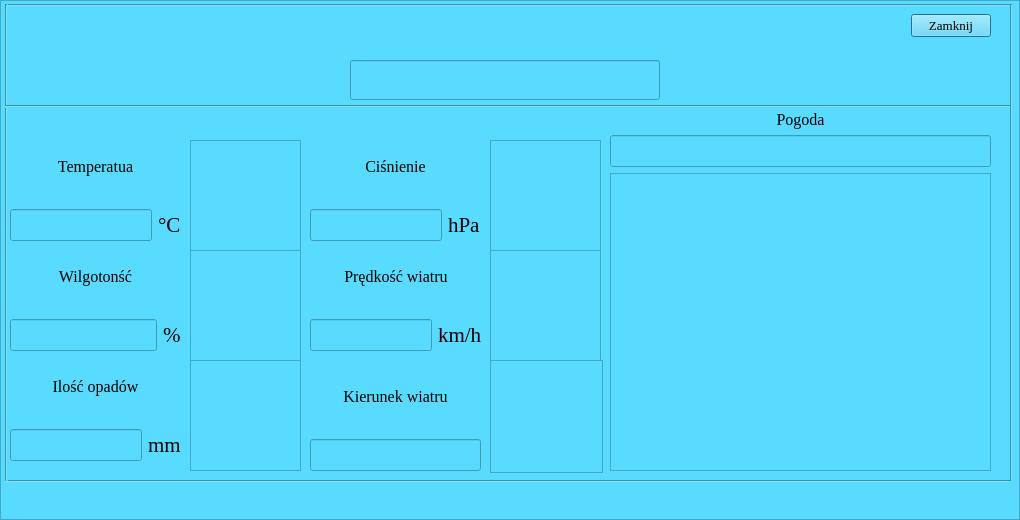
<?xml version="1.0" encoding="UTF-8"?>
<ui version="4.0">
 <class>drugieOkno</class>
 <widget class="QDialog" name="drugieOkno">
  <property name="windowModality">
   <enum>Qt::ApplicationModal</enum>
  </property>
  <property name="geometry">
   <rect>
    <x>0</x>
    <y>0</y>
    <width>1020</width>
    <height>520</height>
   </rect>
  </property>
  <property name="windowTitle">
   <string>Dialog</string>
  </property>
  <widget class="QFrame" name="frame">
   <property name="geometry">
    <rect>
     <x>0</x>
     <y>0</y>
     <width>1020</width>
     <height>520</height>
    </rect>
   </property>
   <property name="styleSheet">
    <string notr="true">background-color: rgb(88, 219, 255);</string>
   </property>
   <property name="frameShape">
    <enum>QFrame::StyledPanel</enum>
   </property>
   <property name="frameShadow">
    <enum>QFrame::Raised</enum>
   </property>
   <widget class="QWidget" name="horizontalLayoutWidget">
    <property name="geometry">
     <rect>
      <x>10</x>
      <y>10</y>
      <width>981</width>
      <height>31</height>
     </rect>
    </property>
    <layout class="QHBoxLayout" name="horizontalLayout">
     <item>
      <widget class="QLabel" name="label_czas">
       <property name="font">
        <font>
         <family>Times New Roman</family>
         <pointsize>10</pointsize>
        </font>
       </property>
       <property name="text">
        <string/>
       </property>
      </widget>
     </item>
     <item>
      <spacer name="horizontalSpacer">
       <property name="orientation">
        <enum>Qt::Horizontal</enum>
       </property>
       <property name="sizeHint" stdset="0">
        <size>
         <width>40</width>
         <height>20</height>
        </size>
       </property>
      </spacer>
     </item>
     <item>
      <widget class="QPushButton" name="buttonZamknij">
       <property name="font">
        <font>
         <family>Times New Roman</family>
         <pointsize>10</pointsize>
        </font>
       </property>
       <property name="styleSheet">
        <string notr="true"/>
       </property>
       <property name="text">
        <string>Zamknij</string>
       </property>
      </widget>
     </item>
    </layout>
   </widget>
   <widget class="QWidget" name="verticalLayoutWidget">
    <property name="geometry">
     <rect>
      <x>10</x>
      <y>140</y>
      <width>171</width>
      <height>111</height>
     </rect>
    </property>
    <layout class="QVBoxLayout" name="verticalLayout_2">
     <item>
      <widget class="QLabel" name="label_2">
       <property name="font">
        <font>
         <family>Times New Roman</family>
         <pointsize>12</pointsize>
        </font>
       </property>
       <property name="text">
        <string>Temperatua</string>
       </property>
       <property name="alignment">
        <set>Qt::AlignCenter</set>
       </property>
      </widget>
     </item>
     <item>
      <layout class="QHBoxLayout" name="horizontalLayout_2">
       <item>
        <widget class="QLineEdit" name="lineEditTemperaruta">
         <property name="font">
          <font>
           <family>Times New Roman</family>
           <pointsize>16</pointsize>
          </font>
         </property>
         <property name="alignment">
          <set>Qt::AlignBottom|Qt::AlignHCenter</set>
         </property>
        </widget>
       </item>
       <item>
        <widget class="QLabel" name="label_8">
         <property name="font">
          <font>
           <family>Times New Roman</family>
           <pointsize>16</pointsize>
          </font>
         </property>
         <property name="text">
          <string>°C</string>
         </property>
        </widget>
       </item>
      </layout>
     </item>
    </layout>
   </widget>
   <widget class="QGraphicsView" name="graphicsViewTemp">
    <property name="geometry">
     <rect>
      <x>190</x>
      <y>140</y>
      <width>111</width>
      <height>111</height>
     </rect>
    </property>
   </widget>
   <widget class="QWidget" name="verticalLayoutWidget_2">
    <property name="geometry">
     <rect>
      <x>310</x>
      <y>140</y>
      <width>171</width>
      <height>111</height>
     </rect>
    </property>
    <layout class="QVBoxLayout" name="verticalLayout_7">
     <item>
      <widget class="QLabel" name="label_3">
       <property name="font">
        <font>
         <family>Times New Roman</family>
         <pointsize>12</pointsize>
        </font>
       </property>
       <property name="text">
        <string>Ciśnienie</string>
       </property>
       <property name="alignment">
        <set>Qt::AlignCenter</set>
       </property>
      </widget>
     </item>
     <item>
      <layout class="QHBoxLayout" name="horizontalLayout_4">
       <item>
        <widget class="QLineEdit" name="lineEditCisnienie">
         <property name="font">
          <font>
           <family>Times New Roman</family>
           <pointsize>16</pointsize>
          </font>
         </property>
         <property name="alignment">
          <set>Qt::AlignCenter</set>
         </property>
        </widget>
       </item>
       <item>
        <widget class="QLabel" name="label_10">
         <property name="font">
          <font>
           <family>Times New Roman</family>
           <pointsize>16</pointsize>
          </font>
         </property>
         <property name="text">
          <string>hPa</string>
         </property>
        </widget>
       </item>
      </layout>
     </item>
    </layout>
   </widget>
   <widget class="QGraphicsView" name="graphicsViewCis">
    <property name="geometry">
     <rect>
      <x>490</x>
      <y>140</y>
      <width>111</width>
      <height>111</height>
     </rect>
    </property>
   </widget>
   <widget class="QWidget" name="verticalLayoutWidget_3">
    <property name="geometry">
     <rect>
      <x>10</x>
      <y>250</y>
      <width>171</width>
      <height>111</height>
     </rect>
    </property>
    <layout class="QVBoxLayout" name="verticalLayout_8">
     <item>
      <widget class="QLabel" name="label_4">
       <property name="font">
        <font>
         <family>Times New Roman</family>
         <pointsize>12</pointsize>
        </font>
       </property>
       <property name="text">
        <string>Wilgotonść</string>
       </property>
       <property name="alignment">
        <set>Qt::AlignCenter</set>
       </property>
      </widget>
     </item>
     <item>
      <layout class="QHBoxLayout" name="horizontalLayout_5">
       <item>
        <widget class="QLineEdit" name="lineEditWilgotnosc">
         <property name="font">
          <font>
           <family>Times New Roman</family>
           <pointsize>16</pointsize>
          </font>
         </property>
         <property name="alignment">
          <set>Qt::AlignCenter</set>
         </property>
        </widget>
       </item>
       <item>
        <widget class="QLabel" name="label_9">
         <property name="font">
          <font>
           <family>Times New Roman</family>
           <pointsize>16</pointsize>
          </font>
         </property>
         <property name="text">
          <string>%</string>
         </property>
        </widget>
       </item>
      </layout>
     </item>
    </layout>
   </widget>
   <widget class="QGraphicsView" name="graphicsViewWilg">
    <property name="geometry">
     <rect>
      <x>190</x>
      <y>250</y>
      <width>111</width>
      <height>111</height>
     </rect>
    </property>
   </widget>
   <widget class="QWidget" name="verticalLayoutWidget_4">
    <property name="geometry">
     <rect>
      <x>310</x>
      <y>250</y>
      <width>172</width>
      <height>111</height>
     </rect>
    </property>
    <layout class="QVBoxLayout" name="verticalLayout_9">
     <item>
      <widget class="QLabel" name="label">
       <property name="font">
        <font>
         <family>Times New Roman</family>
         <pointsize>12</pointsize>
        </font>
       </property>
       <property name="text">
        <string>Prędkość wiatru</string>
       </property>
       <property name="alignment">
        <set>Qt::AlignCenter</set>
       </property>
      </widget>
     </item>
     <item>
      <layout class="QHBoxLayout" name="horizontalLayout_6">
       <item>
        <widget class="QLineEdit" name="linePredkoscWiatru">
         <property name="font">
          <font>
           <family>Times New Roman</family>
           <pointsize>16</pointsize>
          </font>
         </property>
         <property name="alignment">
          <set>Qt::AlignCenter</set>
         </property>
        </widget>
       </item>
       <item>
        <widget class="QLabel" name="label_11">
         <property name="font">
          <font>
           <family>Times New Roman</family>
           <pointsize>16</pointsize>
          </font>
         </property>
         <property name="text">
          <string>km/h</string>
         </property>
        </widget>
       </item>
      </layout>
     </item>
    </layout>
   </widget>
   <widget class="QGraphicsView" name="graphicsViewPrW">
    <property name="geometry">
     <rect>
      <x>490</x>
      <y>250</y>
      <width>111</width>
      <height>111</height>
     </rect>
    </property>
   </widget>
   <widget class="QWidget" name="verticalLayoutWidget_5">
    <property name="geometry">
     <rect>
      <x>10</x>
      <y>360</y>
      <width>171</width>
      <height>111</height>
     </rect>
    </property>
    <layout class="QVBoxLayout" name="verticalLayout_10">
     <item>
      <widget class="QLabel" name="label_5">
       <property name="font">
        <font>
         <family>Times New Roman</family>
         <pointsize>12</pointsize>
        </font>
       </property>
       <property name="text">
        <string>Ilość opadów</string>
       </property>
       <property name="alignment">
        <set>Qt::AlignCenter</set>
       </property>
      </widget>
     </item>
     <item>
      <layout class="QHBoxLayout" name="horizontalLayout_9">
       <item>
        <widget class="QLineEdit" name="lineEditIloscOpadow">
         <property name="font">
          <font>
           <family>Times New Roman</family>
           <pointsize>16</pointsize>
          </font>
         </property>
         <property name="alignment">
          <set>Qt::AlignCenter</set>
         </property>
        </widget>
       </item>
       <item>
        <widget class="QLabel" name="label_12">
         <property name="font">
          <font>
           <family>Times New Roman</family>
           <pointsize>16</pointsize>
          </font>
         </property>
         <property name="text">
          <string>mm</string>
         </property>
        </widget>
       </item>
      </layout>
     </item>
    </layout>
   </widget>
   <widget class="QGraphicsView" name="graphicsViewOpad">
    <property name="geometry">
     <rect>
      <x>190</x>
      <y>360</y>
      <width>111</width>
      <height>111</height>
     </rect>
    </property>
   </widget>
   <widget class="QWidget" name="verticalLayoutWidget_6">
    <property name="geometry">
     <rect>
      <x>310</x>
      <y>360</y>
      <width>171</width>
      <height>111</height>
     </rect>
    </property>
    <layout class="QVBoxLayout" name="verticalLayout_12">
     <item>
      <widget class="QLabel" name="label_7">
       <property name="font">
        <font>
         <family>Times New Roman</family>
         <pointsize>12</pointsize>
        </font>
       </property>
       <property name="text">
        <string>Kierunek wiatru</string>
       </property>
       <property name="alignment">
        <set>Qt::AlignCenter</set>
       </property>
      </widget>
     </item>
     <item>
      <layout class="QHBoxLayout" name="horizontalLayout_10">
       <item>
        <widget class="QLineEdit" name="lineEditKierunekWiatru">
         <property name="font">
          <font>
           <family>Times New Roman</family>
           <pointsize>16</pointsize>
          </font>
         </property>
         <property name="alignment">
          <set>Qt::AlignCenter</set>
         </property>
        </widget>
       </item>
      </layout>
     </item>
    </layout>
   </widget>
   <widget class="QGraphicsView" name="graphicsViewKier">
    <property name="geometry">
     <rect>
      <x>490</x>
      <y>360</y>
      <width>113</width>
      <height>113</height>
     </rect>
    </property>
   </widget>
   <widget class="QWidget" name="verticalLayoutWidget_7">
    <property name="geometry">
     <rect>
      <x>610</x>
      <y>110</y>
      <width>381</width>
      <height>361</height>
     </rect>
    </property>
    <layout class="QVBoxLayout" name="verticalLayout_13">
     <item>
      <widget class="QLabel" name="label_6">
       <property name="font">
        <font>
         <family>Times New Roman</family>
         <pointsize>12</pointsize>
        </font>
       </property>
       <property name="text">
        <string>Pogoda</string>
       </property>
       <property name="alignment">
        <set>Qt::AlignCenter</set>
       </property>
      </widget>
     </item>
     <item>
      <widget class="QLineEdit" name="lineEditPogoda">
       <property name="font">
        <font>
         <family>Times New Roman</family>
         <pointsize>16</pointsize>
        </font>
       </property>
       <property name="alignment">
        <set>Qt::AlignCenter</set>
       </property>
      </widget>
     </item>
     <item>
      <widget class="QGraphicsView" name="graphicsViewPogoda"/>
     </item>
    </layout>
   </widget>
   <widget class="QLineEdit" name="lineEditMiasto">
    <property name="geometry">
     <rect>
      <x>350</x>
      <y>60</y>
      <width>310</width>
      <height>40</height>
     </rect>
    </property>
    <property name="font">
     <font>
      <family>Times New Roman</family>
      <pointsize>16</pointsize>
     </font>
    </property>
    <property name="alignment">
     <set>Qt::AlignCenter</set>
    </property>
   </widget>
   <widget class="Line" name="line">
    <property name="geometry">
     <rect>
      <x>5</x>
      <y>480</y>
      <width>1005</width>
      <height>3</height>
     </rect>
    </property>
    <property name="orientation">
     <enum>Qt::Horizontal</enum>
    </property>
   </widget>
   <widget class="Line" name="line_2">
    <property name="geometry">
     <rect>
      <x>5</x>
      <y>4</y>
      <width>1005</width>
      <height>3</height>
     </rect>
    </property>
    <property name="orientation">
     <enum>Qt::Horizontal</enum>
    </property>
   </widget>
   <widget class="Line" name="line_3">
    <property name="geometry">
     <rect>
      <x>1010</x>
      <y>4</y>
      <width>3</width>
      <height>477</height>
     </rect>
    </property>
    <property name="orientation">
     <enum>Qt::Vertical</enum>
    </property>
   </widget>
   <widget class="Line" name="line_4">
    <property name="geometry">
     <rect>
      <x>5</x>
      <y>4</y>
      <width>3</width>
      <height>477</height>
     </rect>
    </property>
    <property name="orientation">
     <enum>Qt::Vertical</enum>
    </property>
   </widget>
   <widget class="Line" name="line_5">
    <property name="geometry">
     <rect>
      <x>5</x>
      <y>105</y>
      <width>1005</width>
      <height>3</height>
     </rect>
    </property>
    <property name="orientation">
     <enum>Qt::Horizontal</enum>
    </property>
   </widget>
  </widget>
 </widget>
 <resources/>
 <connections>
  <connection>
   <sender>buttonZamknij</sender>
   <signal>clicked()</signal>
   <receiver>drugieOkno</receiver>
   <slot>close()</slot>
   <hints>
    <hint type="sourcelabel">
     <x>736</x>
     <y>23</y>
    </hint>
    <hint type="destinationlabel">
     <x>399</x>
     <y>195</y>
    </hint>
   </hints>
  </connection>
 </connections>
</ui>
